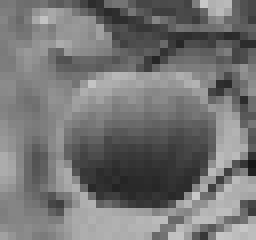
#> input picture week_1/images/image_gray.jpg, 32 x 30 px, shrunk from 192 x 180 before the run (shown 8 times larger)
$ jupyter execute image_representations.ipynb
#> lines starting #> are read from the running program, lines starting #| are printed output that depends on the picture
[cell 1]
import cv2
import numpy as np
import matplotlib.pyplot as plt
from os.path import join

First we open a grayscale image, which will have dimension (Height x Width) as there is only a single color value for each pixel representing the intensity.

[cell 2]
image_path_gray = join('images', 'image_gray.jpg')
image_gray = cv2.imread(image_path_gray, cv2.IMREAD_GRAYSCALE)
#> image_gray is the input picture: shape (30, 32); min 21, max 200, mean 116.2
plt.imshow(image_gray, cmap='gray')
plt.axis('off')
plt.show()
print(image_gray.shape)
#| (30, 32)

[cell 3]
image_path = join('images', 'img_1.jpg')
image_1 = cv2.imread(image_path)
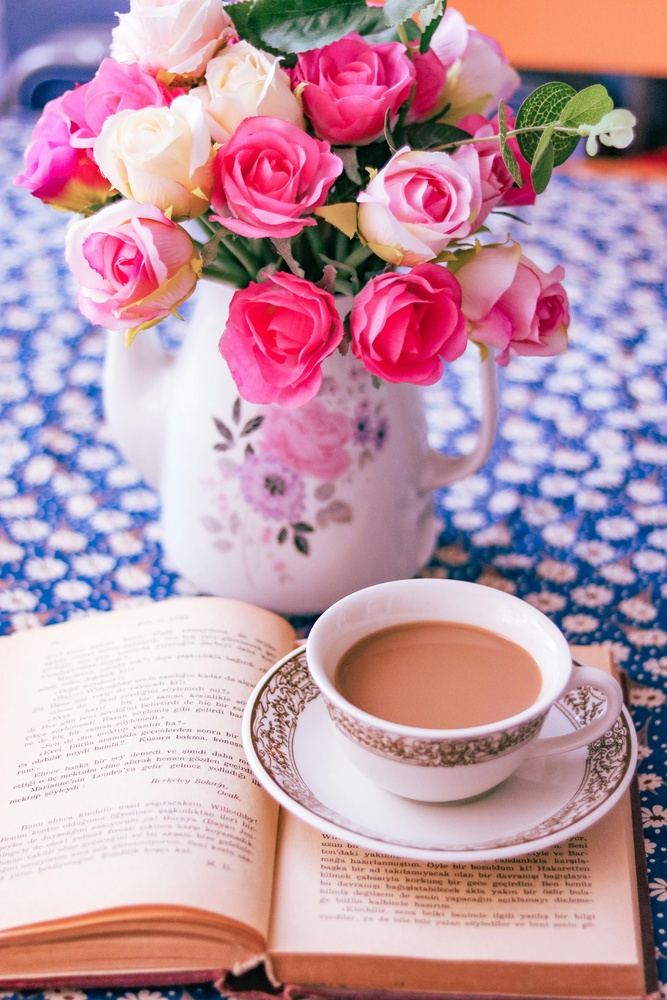
#> input picture week_1/images/img_1.jpg, 667 x 1000 px, shrunk from 4000 x 6000 before the run
#> image_1 is the input picture: shape (1000, 667, 3); mean B, G, R 166.2, 151.3, 189.8
image_1_rgb = cv2.cvtColor(image_1, cv2.COLOR_BGR2RGB)
print(type(image_1), type(image_1_rgb))
#| <class 'numpy.ndarray'> <class 'numpy.ndarray'>

[cell 4]
fig, axs = plt.subplots(nrows=1, ncols=2)

axs[0].imshow(image_1)
axs[0].set_title('BGR Image')
axs[0].axis('off')
axs[1].imshow(image_1_rgb)
axs[1].set_title('RGB Image')
axs[1].axis('off')
plt.show()
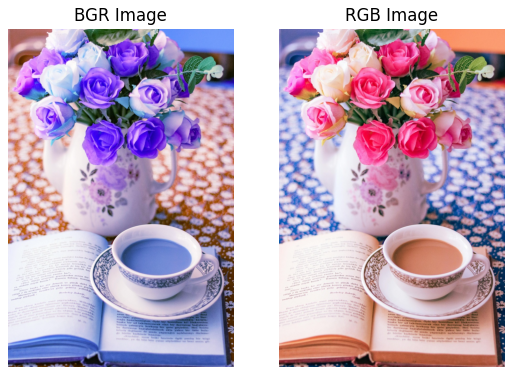
#> figure drawn by matplotlib, 2 panels; B, G, R data is drawn as R, G, B

Now we make a function that shows the distribution of pixels in each color channel

[cell 5]
def show_color_distribution(image):
    """
    Display the distribution of pixels in each color channel (RGB) of an image.

    Parameters:
    - image: NumPy array representing the image.
    """
    # Split the image into its color channels
    colors = ('b', 'g', 'r')
    channel_names = ('Blue', 'Green', 'Red')

    fig, axs = plt.subplots(nrows=1, ncols=4, figsize=(18, 6))
    axs[0].set_title('Image')
    axs[0].imshow(image)
    axs[0].axis('off')

    for i, (color, channel_name) in enumerate(zip(colors, channel_names)):
        axs[i + 1].hist(image[..., i].flatten(), bins=256, color=color, alpha=0.7)
        axs[i + 1].set_title(f'{channel_name} Channel')
        axs[i + 1].set_xlabel('Pixel Intensity')
        axs[i + 1].set_ylabel('Frequency')
        axs[i + 1].set_xlim([0, 256])

    plt.tight_layout()
    plt.show()
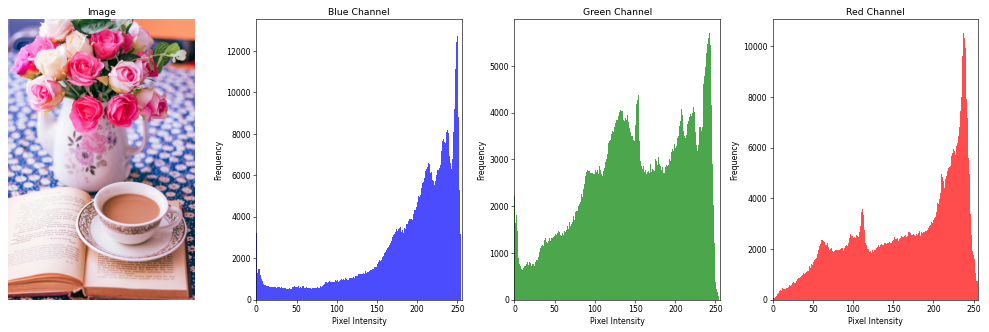
#> figure drawn by matplotlib, 4 panels; panel 2: tallest bar 12867 high, from x = 249 to 250; panel 3: tallest bar 5707 high, from x = 242.1 to 243; panel 4: tallest bar 10530 high, from x = 237.1 to 238.1
